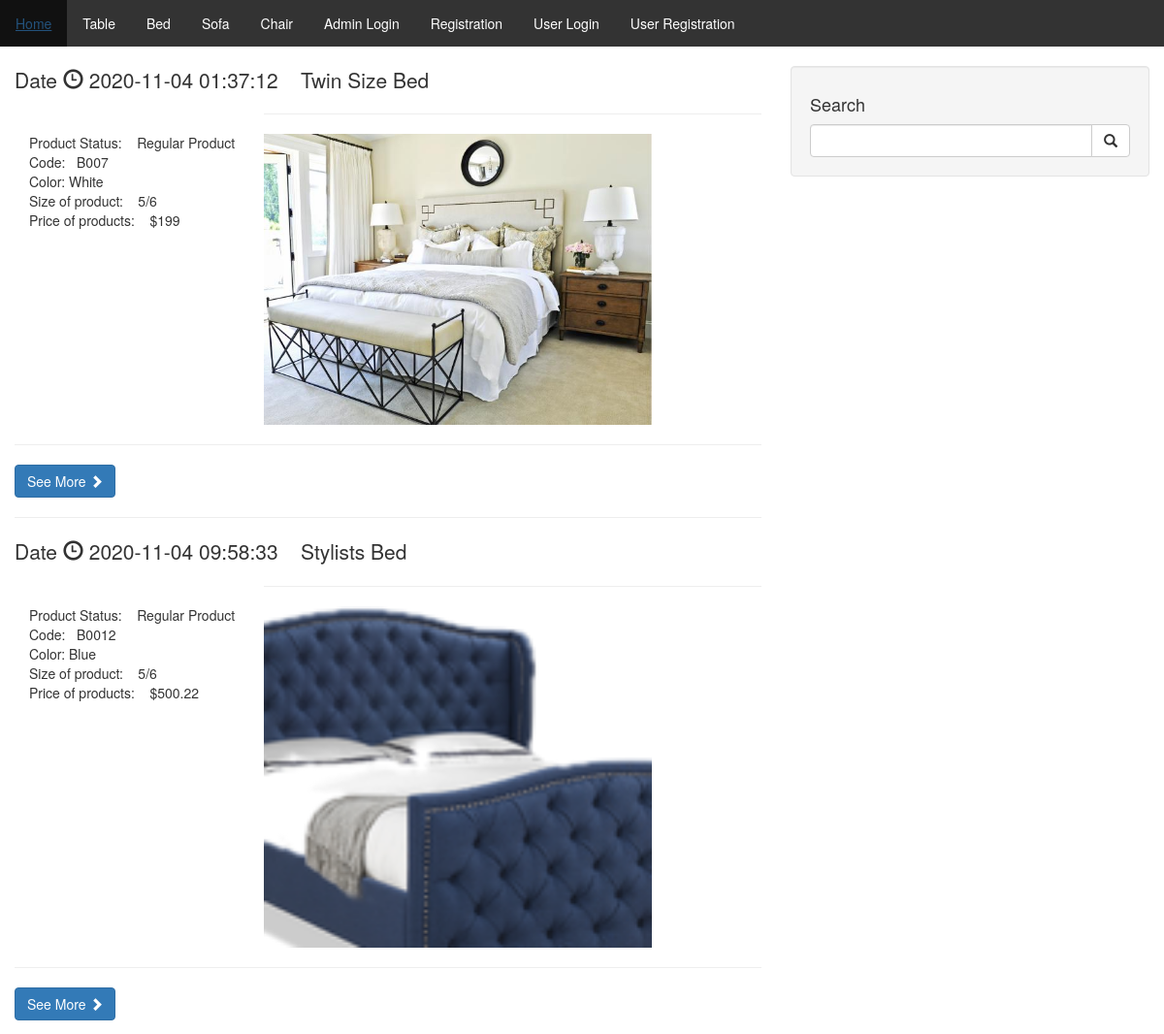
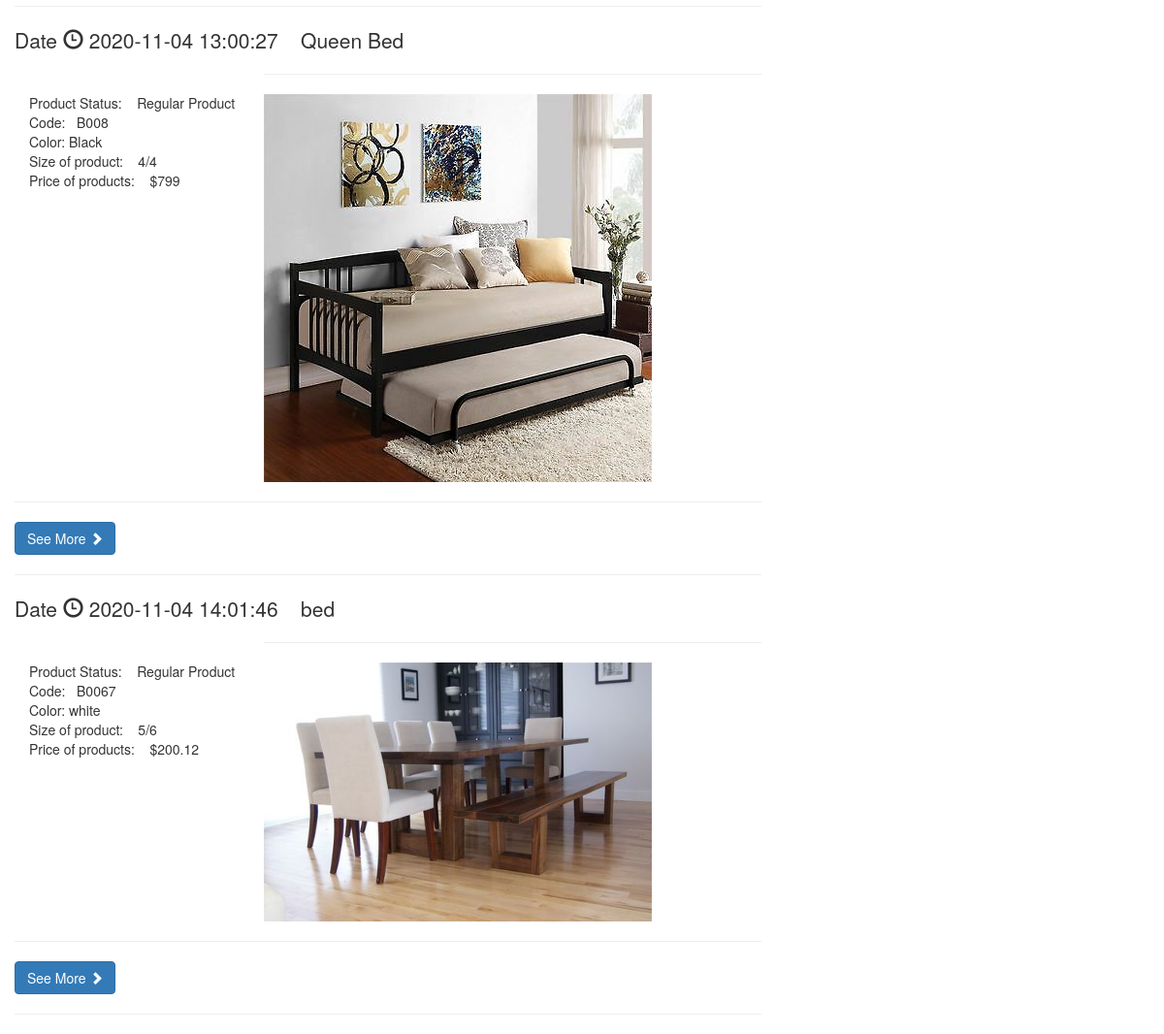
Screenshot of /search_caregory.php?categories=353 with the database file from the repository (2 pictures, top to bottom).
### tables this page shows
CREATE TABLE `category` (
  `cat_id` int(11) NOT NULL,
  `cat_title` varchar(255) NOT NULL,
  `cat_tags` varchar(255) NOT NULL,
  `cat_image` text NOT NULL,
  `cat_date` date NOT NULL
);

CREATE TABLE `products` (
  `productId` int(11) NOT NULL,
  `categoryId` int(11) NOT NULL,
  `productCode` varchar(50) NOT NULL,
  `productName` varchar(255) NOT NULL,
  `productStatus` varchar(50) NOT NULL,
  `productImage` text NOT NULL,
  `shippingDate` datetime NOT NULL,
  `productColor` varchar(50) NOT NULL,
  `productSize` varchar(50) NOT NULL,
  `productPrice` float NOT NULL
);

### search_caregory.php (the view, shortened to what this page needs)
<!doctype html>
<html lang="en">
  <head>
           <link rel="stylesheet" href="https://maxcdn.bootstrapcdn.com/bootstrap/3.3.6/css/bootstrap.min.css" />
      </head>
	  <header>
	<?php
	require_once("includes/navigation.php");
	?>
	</header>
  </head>
  <body>
  <br>
  <div class="col-md-8">
   <?php        require_once("inc/connect.php");
			     if(isset($_GET['categories'])){
			      $categoryId = $_GET['categories'];
			      }
			  $query = "SELECT * FROM products WHERE categoryId = $categoryId";
			  $search_query = mysqli_query($conn, $query);
					while($row = mysqli_fetch_assoc($search_query)) {
							$productCode = $row['productCode'];
							$productName = $row['productName'];
							$productStatus = $row['productStatus'];
							$productImage = $row['productImage'];
							$shippingDate = $row['shippingDate'];
							$productColor = $row['productColor'];
							$productSize = $row['productSize'];
							$productPrice = $row['productPrice'];
					?>
				 <p class="lead">
                 Date <span class="glyphicon glyphicon-time"></span>
				<?php echo $shippingDate; ?> &nbsp;&nbsp;
				<?php echo $productName; ?></a>
				</p>
				<div class="col-md-4">
				<br>
				Product Status: &nbsp;&nbsp; <?php echo $productStatus; ?></a>
				Product Code: &nbsp;&nbsp;<?php echo $productCode; ?></br>
                 Color: <?php echo $productColor ?>  </br>
				Size of product: &nbsp;&nbsp; <?php echo $productSize ?> </br>
				Price of products: &nbsp;&nbsp; $<?php echo $productPrice ?>
				</div>
                <hr>
                <img class="img-responsive" src="images/<?php echo $productImage; ?>" alt="" height= "50" width= "400">
                <hr>
                <a class="btn btn-primary" href="#">See More <span class="glyphicon glyphicon-chevron-right"></span></a>
                <hr>
                     <?php    }			?>
			</div>
     <?php
	require_once("search.php");
	?>
 </body>
</html>

### includes/navigation.php (shortened to what this page needs)
<!DOCTYPE html>
<html>
<head>
</head>
<body>
<ul>
  <li><a class="active" href="index.php">Home</a></li>
  <?php
	require_once("inc/connect.php");
				$query = "SELECT * FROM category";
				$select_all_categories_query = mysqli_query($conn, $query);
				while($row = mysqli_fetch_assoc($select_all_categories_query)){
				$cat_title = $row['cat_title'];
				$cat_id = $row['cat_id'];
				echo "<li> <a href='search_caregory.php?categories=$cat_id'>{$cat_title} </a></li>";
				}
	?>
  <li><a href="login.php">Admin Login</a></li>
  <li><a <a href="registration.php">Registration</a></li>
  <li><a href="users_login.php">User Login</a></li>
  <li><a <a href="users_registration.php">User Registration</a></li>
</ul>
</body>
</html>

### includes/navigation.php (style rules this page uses)
ul { list-style-type: none; margin: 0; padding: 0; overflow: hidden; background-color: #333; }
li { float: left; }
li a { display: block; color: white; text-align: center; padding: 14px 16px; text-decoration: none; }

### rows the page displays
category: cat_title "Table"
category: cat_title "Bed"
category: cat_title "Sofa"
category: cat_title "Chair"
products: shippingDate "2020-11-04 01:37:12", productName "Twin Size Bed", productStatus "Regular", productCode "B007", productColor "White", productSize "5/6", productPrice "199", productImage (picture)
products: shippingDate "2020-11-04 09:58:33", productName "Stylists Bed", productStatus "Regular", productCode "B0012", productColor "Blue", productSize "5/6", productPrice "500.22", productImage (placeholder picture)
products: shippingDate "2020-11-04 13:00:27", productName "Queen Bed", productStatus "Regular", productCode "B008", productColor "Black", productSize "4/4", productPrice "799", productImage (picture)
products: shippingDate "2020-11-04 14:01:46", productName "bed", productStatus "Regular", productCode "B0067", productColor "white", productSize "5/6", productPrice "200.12", productImage (picture)
